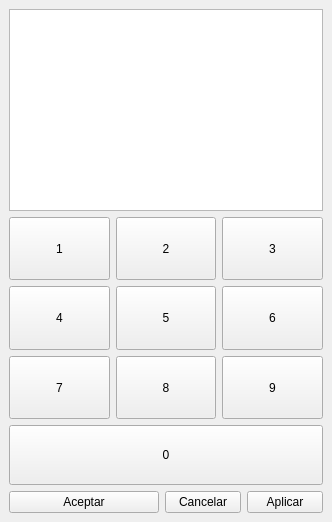
<?xml version="1.0" encoding="UTF-8"?>
<ui version="4.0">
 <class>MainWindow</class>
 <widget class="QMainWindow" name="MainWindow">
  <property name="geometry">
   <rect>
    <x>0</x>
    <y>0</y>
    <width>332</width>
    <height>522</height>
   </rect>
  </property>
  <property name="sizePolicy">
   <sizepolicy hsizetype="Preferred" vsizetype="Preferred">
    <horstretch>0</horstretch>
    <verstretch>0</verstretch>
   </sizepolicy>
  </property>
  <property name="windowTitle">
   <string>Ejemplo de formulario</string>
  </property>
  <widget class="QWidget" name="centralwidget">
   <layout class="QVBoxLayout" name="verticalLayout_2">
    <item>
     <widget class="QTextEdit" name="textEdit">
      <property name="minimumSize">
       <size>
        <width>0</width>
        <height>200</height>
       </size>
      </property>
     </widget>
    </item>
    <item>
     <layout class="QHBoxLayout" name="horizontalLayout">
      <item>
       <layout class="QVBoxLayout" name="verticalLayout_5">
        <item>
         <widget class="QPushButton" name="pushButton_13">
          <property name="sizePolicy">
           <sizepolicy hsizetype="Expanding" vsizetype="Expanding">
            <horstretch>0</horstretch>
            <verstretch>0</verstretch>
           </sizepolicy>
          </property>
          <property name="minimumSize">
           <size>
            <width>0</width>
            <height>60</height>
           </size>
          </property>
          <property name="text">
           <string>1</string>
          </property>
         </widget>
        </item>
        <item>
         <widget class="QPushButton" name="pushButton_11">
          <property name="sizePolicy">
           <sizepolicy hsizetype="Expanding" vsizetype="Expanding">
            <horstretch>0</horstretch>
            <verstretch>0</verstretch>
           </sizepolicy>
          </property>
          <property name="minimumSize">
           <size>
            <width>0</width>
            <height>60</height>
           </size>
          </property>
          <property name="text">
           <string>4</string>
          </property>
         </widget>
        </item>
        <item>
         <widget class="QPushButton" name="pushButton_12">
          <property name="sizePolicy">
           <sizepolicy hsizetype="Expanding" vsizetype="Expanding">
            <horstretch>0</horstretch>
            <verstretch>0</verstretch>
           </sizepolicy>
          </property>
          <property name="minimumSize">
           <size>
            <width>0</width>
            <height>60</height>
           </size>
          </property>
          <property name="text">
           <string>7</string>
          </property>
         </widget>
        </item>
       </layout>
      </item>
      <item>
       <layout class="QVBoxLayout" name="verticalLayout_4">
        <item>
         <widget class="QPushButton" name="pushButton_10">
          <property name="sizePolicy">
           <sizepolicy hsizetype="Expanding" vsizetype="Expanding">
            <horstretch>0</horstretch>
            <verstretch>0</verstretch>
           </sizepolicy>
          </property>
          <property name="minimumSize">
           <size>
            <width>0</width>
            <height>60</height>
           </size>
          </property>
          <property name="text">
           <string>2</string>
          </property>
         </widget>
        </item>
        <item>
         <widget class="QPushButton" name="pushButton_6">
          <property name="sizePolicy">
           <sizepolicy hsizetype="Expanding" vsizetype="Expanding">
            <horstretch>0</horstretch>
            <verstretch>0</verstretch>
           </sizepolicy>
          </property>
          <property name="minimumSize">
           <size>
            <width>0</width>
            <height>60</height>
           </size>
          </property>
          <property name="text">
           <string>5</string>
          </property>
         </widget>
        </item>
        <item>
         <widget class="QPushButton" name="pushButton_4">
          <property name="sizePolicy">
           <sizepolicy hsizetype="Expanding" vsizetype="Expanding">
            <horstretch>0</horstretch>
            <verstretch>0</verstretch>
           </sizepolicy>
          </property>
          <property name="minimumSize">
           <size>
            <width>0</width>
            <height>60</height>
           </size>
          </property>
          <property name="text">
           <string>8</string>
          </property>
         </widget>
        </item>
       </layout>
      </item>
      <item>
       <layout class="QVBoxLayout" name="verticalLayout_3">
        <item>
         <widget class="QPushButton" name="pushButton_3">
          <property name="sizePolicy">
           <sizepolicy hsizetype="Expanding" vsizetype="Expanding">
            <horstretch>0</horstretch>
            <verstretch>0</verstretch>
           </sizepolicy>
          </property>
          <property name="text">
           <string>3</string>
          </property>
         </widget>
        </item>
        <item>
         <widget class="QPushButton" name="pushButton">
          <property name="sizePolicy">
           <sizepolicy hsizetype="Expanding" vsizetype="Expanding">
            <horstretch>0</horstretch>
            <verstretch>0</verstretch>
           </sizepolicy>
          </property>
          <property name="text">
           <string>6</string>
          </property>
         </widget>
        </item>
        <item>
         <widget class="QPushButton" name="pushButton_2">
          <property name="sizePolicy">
           <sizepolicy hsizetype="Expanding" vsizetype="Expanding">
            <horstretch>0</horstretch>
            <verstretch>0</verstretch>
           </sizepolicy>
          </property>
          <property name="text">
           <string>9</string>
          </property>
         </widget>
        </item>
       </layout>
      </item>
     </layout>
    </item>
    <item>
     <layout class="QHBoxLayout" name="horizontalLayout_2">
      <item>
       <layout class="QVBoxLayout" name="verticalLayout_8"/>
      </item>
      <item>
       <layout class="QVBoxLayout" name="verticalLayout_7">
        <item>
         <widget class="QPushButton" name="pushButton_5">
          <property name="minimumSize">
           <size>
            <width>0</width>
            <height>60</height>
           </size>
          </property>
          <property name="text">
           <string>0</string>
          </property>
         </widget>
        </item>
       </layout>
      </item>
      <item>
       <layout class="QVBoxLayout" name="verticalLayout_6"/>
      </item>
     </layout>
    </item>
    <item>
     <layout class="QHBoxLayout" name="horizontalLayout_3">
      <item>
       <widget class="QPushButton" name="pushButton_8">
        <property name="sizePolicy">
         <sizepolicy hsizetype="Minimum" vsizetype="Minimum">
          <horstretch>0</horstretch>
          <verstretch>0</verstretch>
         </sizepolicy>
        </property>
        <property name="minimumSize">
         <size>
          <width>150</width>
          <height>0</height>
         </size>
        </property>
        <property name="maximumSize">
         <size>
          <width>16777215</width>
          <height>16777215</height>
         </size>
        </property>
        <property name="text">
         <string>Aceptar</string>
        </property>
       </widget>
      </item>
      <item>
       <widget class="QPushButton" name="pushButton_9">
        <property name="sizePolicy">
         <sizepolicy hsizetype="Minimum" vsizetype="Minimum">
          <horstretch>0</horstretch>
          <verstretch>0</verstretch>
         </sizepolicy>
        </property>
        <property name="minimumSize">
         <size>
          <width>75</width>
          <height>0</height>
         </size>
        </property>
        <property name="maximumSize">
         <size>
          <width>16777215</width>
          <height>16777215</height>
         </size>
        </property>
        <property name="text">
         <string>Cancelar</string>
        </property>
       </widget>
      </item>
      <item>
       <widget class="QPushButton" name="pushButton_7">
        <property name="sizePolicy">
         <sizepolicy hsizetype="Minimum" vsizetype="Minimum">
          <horstretch>0</horstretch>
          <verstretch>0</verstretch>
         </sizepolicy>
        </property>
        <property name="minimumSize">
         <size>
          <width>75</width>
          <height>0</height>
         </size>
        </property>
        <property name="maximumSize">
         <size>
          <width>16777215</width>
          <height>16777215</height>
         </size>
        </property>
        <property name="text">
         <string>Aplicar</string>
        </property>
       </widget>
      </item>
     </layout>
    </item>
   </layout>
  </widget>
 </widget>
 <resources/>
 <connections/>
 <slots>
  <slot>mostrar_mensaje()</slot>
 </slots>
</ui>
